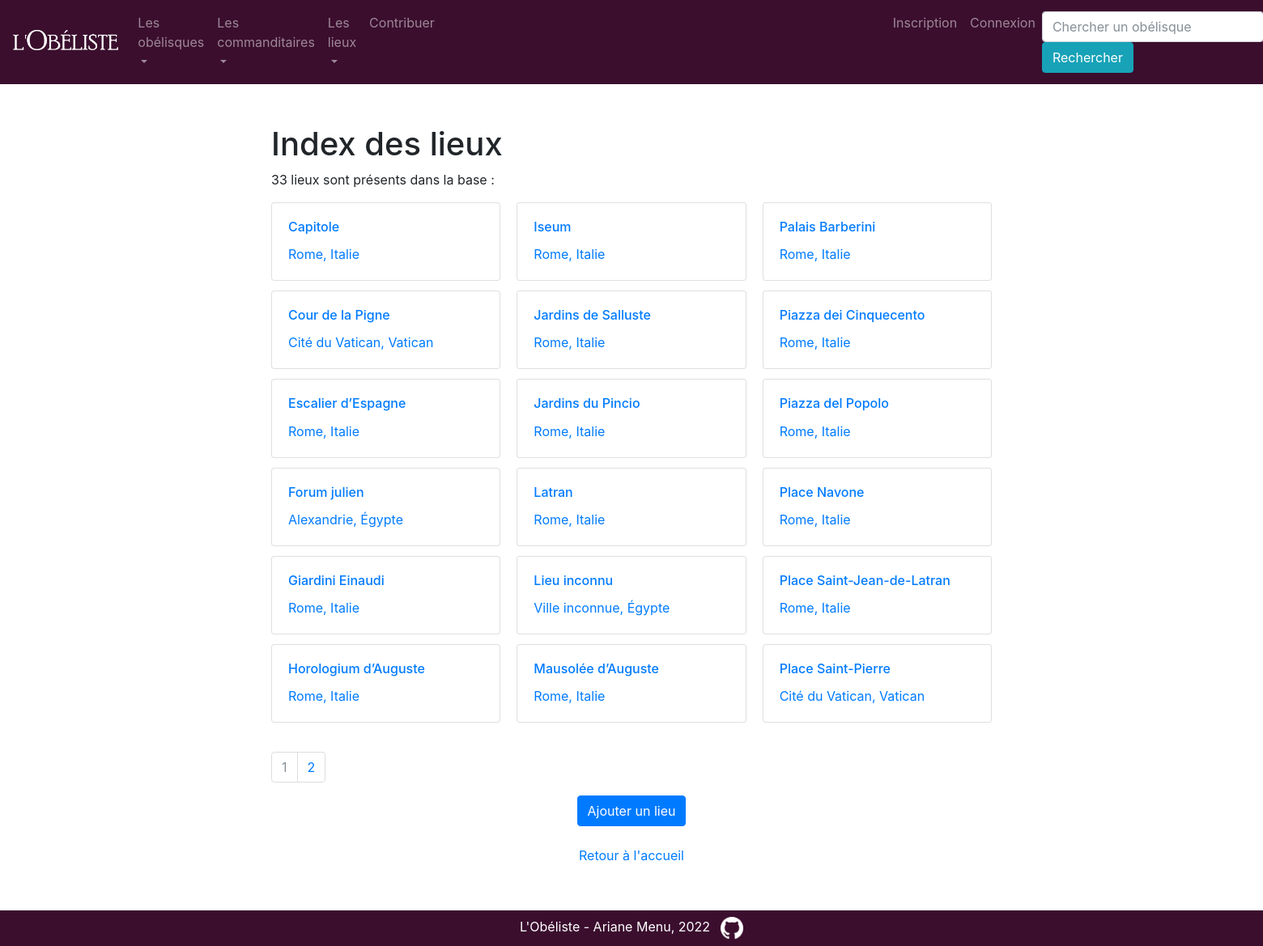
The page /index_lieux on the database as committed earlier.
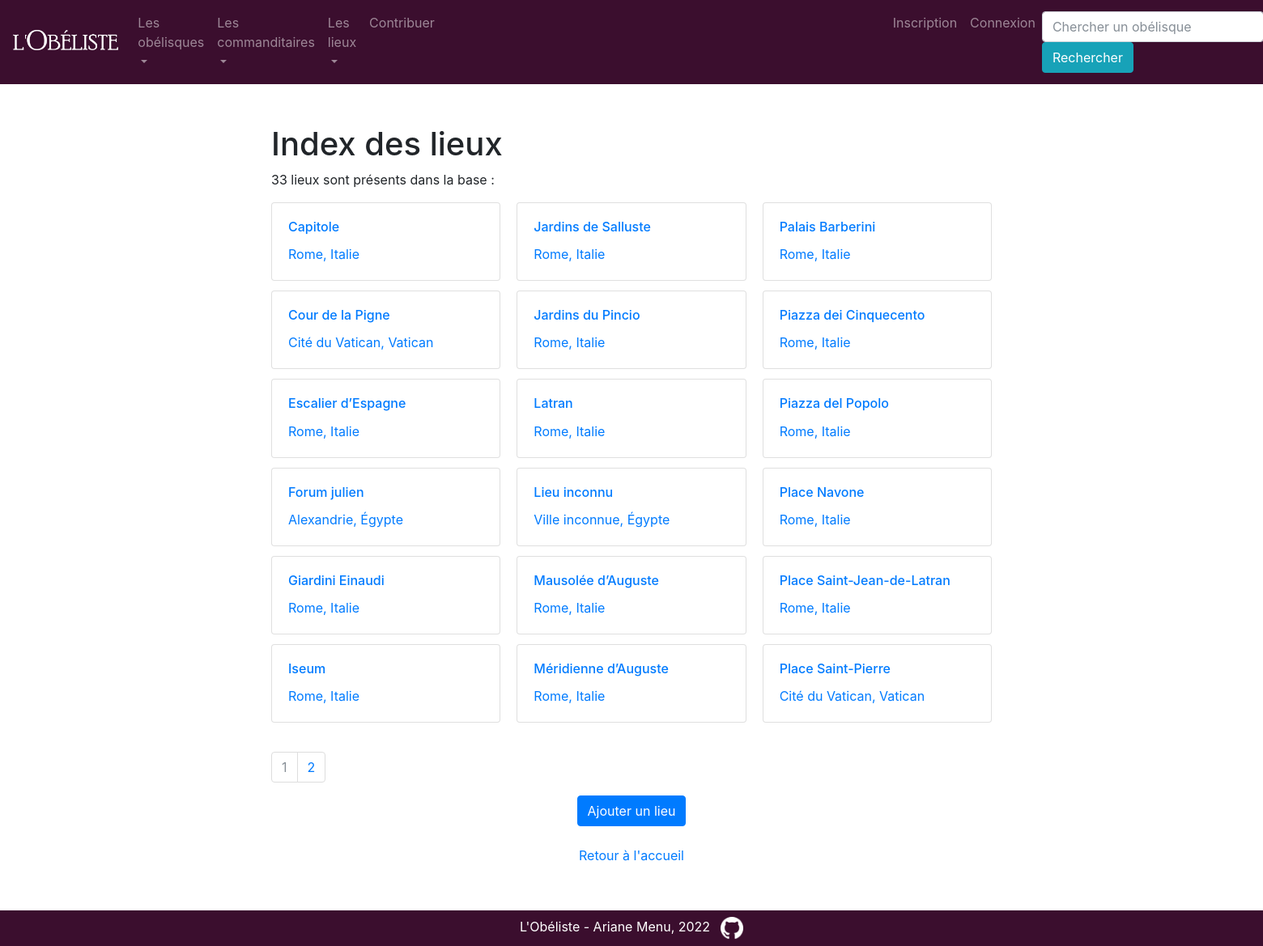
The same page on the database as committed later.
### app/modeles/donnees.py (models this page shows, shortened)
class Localisation(db.Model):
    localisation_id = db.Column(db.Integer, unique=True, nullable=False, primary_key=True, autoincrement=True)
    localisation_lieu = db.Column(db.Text)
    localisation_ville = db.Column(db.Text)
    localisation_pays = db.Column(db.Text)
    localisation_longitude = db.Column(db.Float)
    localisation_latitude = db.Column(db.Float)
    erige = db.relationship("Erige", back_populates="localisation")
    authorships = db.relationship("Authorship", back_populates="localisation")

### app/routes/generic.py (the view)
@app.route("/index_lieux")
def index_lieux():
    page = request.args.get("page", 1)
    if isinstance(page, str) and page.isdigit():
        page = int(page)
    else:
        page = 1
    resultats = Localisation.query.order_by(Localisation.localisation_lieu).paginate(page=page,
                                                                                     per_page=RESULTATS_PAR_PAGE)
    return render_template("pages/index_lieux.html", resultats=resultats)

### app/templates/pages/index_lieux.html (shortened to what this page needs)
{% extends "conteneur.html" %}
{% block corps %}
<div class="centrer_contenu">
    <h1>Index des lieux</h1>
    {% if resultats %}
    <p>{{resultats.total}} lieux sont présents dans la base :</p>
    <div class="card-columns">
        {% for localisation in resultats.items %}
        <div class="card">
            <a href="{{url_for('localisation', localisation_id=localisation.localisation_id)}}">
                <div class="card-body">
                    <h6 class="card-title">{{localisation.localisation_lieu}}</h6>
                    <p class="card-text">{{localisation.localisation_ville}}, {{localisation.localisation_pays}}</p>
                </div>
            </a>
        </div>
        {% endfor %}
    </div>
    <br>
    <nav aria-label="research-pagination">
        <ul class="pagination">
            {%- for page in resultats.iter_pages() %}
            {% if page %}
            {% if page != resultats.page %}
            <li class="page-item">
                <a class="page-link" href="{{ url_for('index_lieux', page=page) }}">{{page}}</a>
            </li>
            {% else %}
            <li class="page-item active disabled">
                <a class="page-link">{{page}} <span class="sr-only">(actuelle)</span></a>
            </li>
            {% endif %}
            {% else %}
            <li class="page-item disabled">
                <a class="page-link">...</a>
            </li>
            {% endif %}
            {%- endfor %}
        </ul>
    </nav>
    {% endif %}
    <div align="center">
        <a href="{{url_for('localisation_add')}}" class="btn btn-primary">Ajouter un lieu</a>
        <br>
        <br>
        <a href="{{url_for('accueil')}}">Retour à l'accueil</a>
    </div>
</div>
{% endblock %}

Rows that differ between the two databases and show on the page:
changed Localisation: localisation_lieu "Horologium d’Auguste" → "Méridienne d’Auguste"; moves down the list
